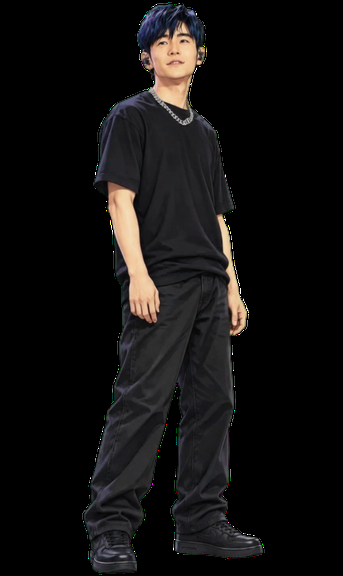
#> input picture assets/walk/frames/side/stand.png, 343 x 576 px
$ python -i station2.py   (imports and definitions only)   (older library calls are emulated)
#> lines starting #> are read from the running program, lines starting #| are printed output that depends on the picture; after the words box and inside, x2 and y2 are one past the last pixel; in counts of white or black regions, pixels touching at a corner belong together
"""第 2 站《爱在西元前》4 小节动画验证。

人物是墙上的一块彩绘高浮雕：和釉砖墙、狮子、砂岩队列共用一张高度图、一束斜阳。
背景长墙一次烘焙，人物所在的局部每帧重新上光（含他投在墙上的影子）。

用法: python3 station2.py <走路帧目录> <站立帧.png> <字体目录> <输出帧目录> [起始帧 结束帧]
"""
import sys, os, glob, numpy as np, cv2
from multiprocessing import Pool
from PIL import Image, ImageDraw, ImageFont
from scipy import ndimage as ndi

# [1 line that did not run here, left out]
W, H = 1920, 1080
# ---------- 节拍（全部由拍换算，不写死秒数） ----------
BPM, FPS = 126.8, 30
BEAT = 60.0 / BPM
BEATS = 16
GAG0, GAG1 = 8.0, 12.0            # 第 3 小节：定格
NF = int(round(BEATS * BEAT * FPS))
LOOP0, LOOPN = 138, 31            # 走路循环在源视频里的起始帧 / 帧数（两步）
FIG_H, SRC_H = 566, 1036.0
SC = FIG_H / SRC_H
STEP = 338 * SC                   # 一步（一拍）镜头走过的像素：按支撑脚后退速度换算
FIG_CX = 800
CAM0 = 40
WW = 4500

def walkbeats(b): return b if b < GAG0 else (GAG0 if b < GAG1 else b - (GAG1 - GAG0))
def cam_at(b): return CAM0 + STEP * walkbeats(b)
GATE_X = cam_at(14.0) + W          # 离场画框在最后 2 拍入画

# ---------- 工具 ----------
def blur(a, s): return cv2.GaussianBlur(a, (0, 0), s)
# [5 lines left out: function fbm, not called in this run]
def hash2(a, b, k=0):
    v = np.sin(a * 127.1 + b * 311.7 + k * 74.7) * 43758.5453
    return (v - np.floor(v)).astype(np.float32)
def pillow(mask, w):
    d = cv2.distanceTransform((mask > 0.5).astype(np.uint8), cv2.DIST_L2, 5)
    t = np.clip(d / w, 0, 1); return 1 - (1 - t) ** 2
def shift(a, dx, dy):
    M = np.float32([[1, 0, dx], [0, 1, dy]])
    return cv2.warpAffine(a, M, (a.shape[1], a.shape[0]), flags=cv2.INTER_LINEAR, borderMode=cv2.BORDER_REPLICATE)
def ease(x): x = np.clip(x, 0, 1); return x * x * (3 - 2 * x)
def back(x):
    x = np.clip(x, 0, 1); c = 1.70158; return 1 + (c + 1) * (x - 1) ** 3 + c * (x - 1) ** 2

# [1 line not run here, left out]
SUN = np.array([1.00, 0.86, 0.64], np.float32) * 1.18
AMB = np.array([0.43, 0.44, 0.58], np.float32)
D2 = Lv[:2] / np.linalg.norm(Lv[:2]); TAN = Lv[2] / np.linalg.norm(Lv[:2])
# [1 line not run here, left out]

# [19 lines left out: function shade, not called in this run]

# ---------- 版面 ----------
Y_CREN, Y_WALL = 214, 258
Y_R1, Y_LION0, Y_LION1, Y_R2 = 268, 304, 536, 572
Y_DADO, Y_GROUND = 642, 830
Y_TOWER = 132
GATE_W, PIER = 640, 170
ARCH_X0, ARCH_X1 = GATE_X + PIER, GATE_X + GATE_W - PIER
ARCH_R = (ARCH_X1 - ARCH_X0) / 2; ARCH_CY = 440
SY0, SY1 = 70, 850                 # 烘焙条带的行范围

def mask_layer(fn, x0, x1, ss=2):
    im = Image.new('L', (int((x1 - x0) * ss), H * ss), 0); fn(ImageDraw.Draw(im), ss, x0)
    return np.asarray(im.resize((int(x1 - x0), H), Image.LANCZOS), np.float32) / 255.0

# [69 lines left out: functions world_layer, lion, bearer, not called in this run]

LS, BS = 1.24, 1.02
LION_X = [x for x in np.arange(-190, WW, 452.0) if x + 300 * LS < GATE_X - 30]
BEAR_X = [x for x in np.arange(-40, WW, 132.0) if x + 100 * BS < GATE_X - 10]
FIG_WX_GAG = cam_at(GAG0) + FIG_CX
FRONT_I = min(range(len(BEAR_X)), key=lambda i: abs(BEAR_X[i] + 48 - (FIG_WX_GAG + 215)))

# [99 lines left out: function build_world, not called in this run]

# ---------- 人物：每个走路帧 → 浮雕高度 + 彩绘底色 ----------
CW, CH, CAX, CBASE = 560, 640, 280, 628

def key(img):
    b, g, r = [img[..., i].astype(np.float32) for i in range(3)]
    a = 1 - np.clip((g - np.maximum(r, b) - 18) / 45, 0, 1); a[:60, :140] = 0
#> after `a[:60, :140] = 0`:
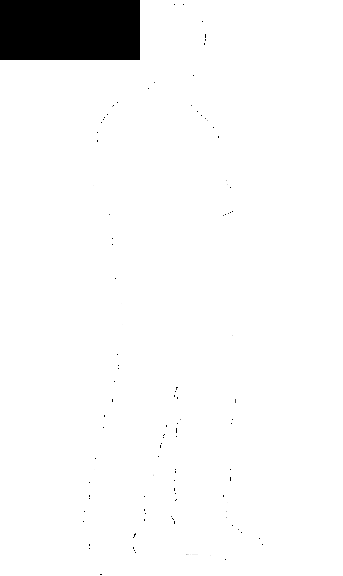
#> a: shape (576, 343) float32; min 0, max 1, mean 0.957
    n, lab, st, _ = cv2.connectedComponentsWithStats((a > 0.5).astype(np.uint8))
#> lab: shape (576, 343) int32; values 0 (black) and 1 (white), 95.7% white; 93 black regions (92 under 20 px), largest, box (x1, y1, x2, y2) and area: (0, 0, 140, 60) 8400
#> n = 2; st = [[0, 0, 263, 575, 8540], [0, 0, 343, 576, 189028]]
    k = 1 + np.argmax(st[1:, 4]); a *= cv2.dilate((lab == k).astype(np.uint8), np.ones((5, 5)))
#> after `k = 1 + np.argmax(st[1:, 4])`: k = 1
    im = img.astype(np.float32); im[..., 1] = np.minimum(im[..., 1], np.maximum(im[..., 0], im[..., 2]) + 4)
#> after `im[..., 1] = np.minimum(im[..., 1], np.maximum(im[..., 0], im[..., 2])`:
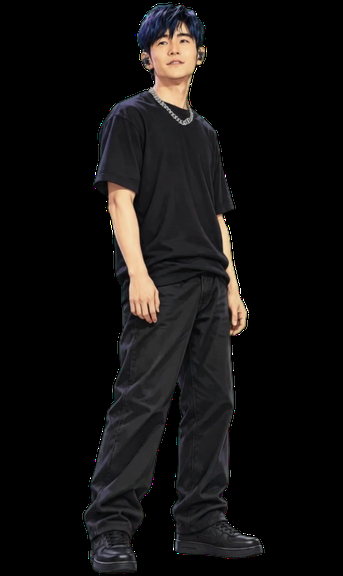
#> im: shape (576, 343, 3) float32; mean B, G, R 16, 16.4, 18
    return im, a

def prep(path, tx=None, find_ear=True):
    im, A = key(cv2.imread(path))
    ys, xs = np.where(A > 0.5); y0, y1 = ys.min(), ys.max(); hh = y1 - y0
#> after `y0, y1 = (ys.min(), ys.max())`: y0 = 0; y1 = 575
#> after `hh = y1 - y0`: hh = 575
    if tx is None:
        tx = np.where(A[y0 + int(.2 * hh):y0 + int(.45 * hh)] > 0.5)[1].mean()
#> tx = 171
    B_, G_, R_ = im[..., 0], im[..., 1], im[..., 2]
    lum = 0.3 * R_ + 0.59 * G_ + 0.11 * B_
    yrel = np.mgrid[0:A.shape[0], 0:A.shape[1]][0].astype(np.float32)
    skin = ((lum > 92) & (R_ - B_ > 18) & (R_ > G_)).astype(np.float32) * (A > 0.5)
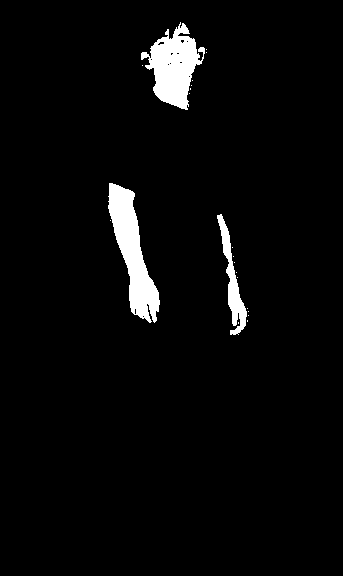
#> skin: shape (576, 343) float32; values 0 (black) and 1 (white), 3.7% white; 21 white regions (18 under 20 px), largest, box (x1, y1, x2, y2) and area: (108, 183, 160, 323) 3183, (141, 22, 205, 110) 2915, (217, 214, 247, 335) 1105
    skin = cv2.morphologyEx(skin, cv2.MORPH_OPEN, np.ones((5, 5)))
#> skin: shape (576, 343) float32; values 0 (black) and 1 (white), 3.4% white; 5 white regions, box (x1, y1, x2, y2) and area: (109, 184, 160, 318) 3089, (150, 26, 198, 109) 2645, (227, 264, 247, 327) 675, (218, 216, 232, 259) 316, (141, 52, 147, 58) 35
    skin = cv2.morphologyEx(skin, cv2.MORPH_CLOSE, cv2.getStructuringElement(cv2.MORPH_ELLIPSE, (11, 11)))
#> skin: shape (576, 343) float32; values 0 (black) and 1 (white), 3.5% white; 3 white regions, box (x1, y1, x2, y2) and area: (109, 184, 160, 318) 3119, (141, 26, 198, 109) 2819, (218, 216, 247, 327) 1040
    # 耳机：头部皮肤里被包住的深色小块
    headz = (yrel < y0 + 150)
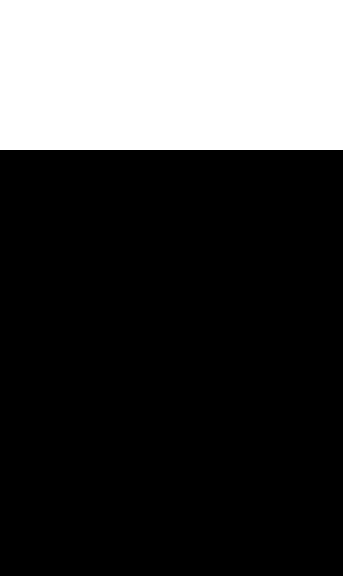
#> headz: shape (576, 343) bool; 26% white; 1 white region, box (x1, y1, x2, y2) and area: (0, 0, 343, 150) 51450
    hole = (ndi.binary_fill_holes(skin > 0.5) & ~(skin > 0.5) & headz).astype(np.uint8)
#> hole: shape (576, 343); every value is 0
    ear = np.zeros_like(A)
    n, lab, st, cen = cv2.connectedComponentsWithStats(hole)
#> lab: shape (576, 343) int32; every value is 0
#> n = 1; st = [[0, 0, 343, 576, 197568]]; cen = [[171, 287.5]]
    if n > 1 and find_ear:
        k = 1 + np.argmax(st[1:, 4])
        if st[k, 4] > 40: cv2.circle(ear, (int(cen[k][0]), int(cen[k][1])), 13, 1.0, -1)
    ear *= (A > 0.5)
    cloth = (A > 0.5) * (1 - skin)
#> cloth: shape (576, 343) float32; values 0 (black) and 1 (white), 92.1% white; 93 black regions (89 under 20 px), largest, box (x1, y1, x2, y2) and area: (0, 0, 140, 60) 8400, (109, 184, 160, 318) 3120, (141, 26, 198, 109) 2820, (218, 215, 247, 327) 1041
    hair = cloth * (yrel < y0 + 150); shoe = cloth * (yrel > y1 - 88)
#> after `hair = cloth * (yrel < y0 + 150)`: hair: shape (576, 343) float32; values 0 (black) and 1 (white), 20.3% white; 1 white region, box (x1, y1, x2, y2) and area: (0, 0, 343, 150) 40201
#> after `shoe = cloth * (yrel > y1 - 88)`: shoe: shape (576, 343) float32; values 0 (black) and 1 (white), 15.3% white; 1 white region, box (x1, y1, x2, y2) and area: (0, 488, 343, 576) 30138
    shirt = cloth * (yrel >= y0 + 150) * (yrel < y0 + 548); pants = cloth * (yrel >= y0 + 548) * (yrel <= y1 - 88)
#> after `shirt = cloth * (yrel >= y0 + 150) * (yrel < y0 + 548)`: shirt: shape (576, 343) float32; values 0 (black) and 1 (white), 66.9% white; 65 black regions (61 under 20 px), largest, box (x1, y1, x2, y2) and area: (0, 0, 343, 150) 51450, (0, 547, 343, 576) 9605, (109, 184, 160, 318) 3120, (218, 215, 247, 327) 1041
    l2 = blur(lum, 2.6); hp = l2 - blur(l2, 9); sd = np.sqrt(blur(hp * hp, 14)) + 4
    det = np.clip(hp / sd, -2, 2) * A
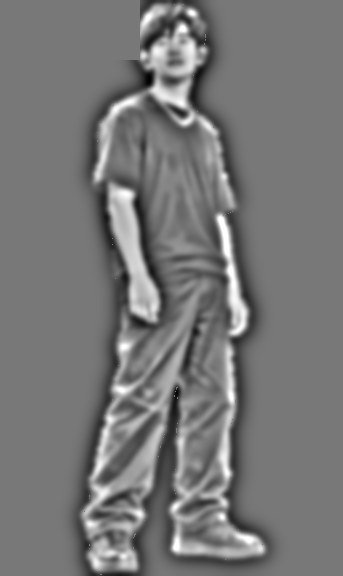
#> det: shape (576, 343) float32; min -1.8, max 2, mean -0.0162; drawn with min black and max white
    out = {}
    M = np.float32([[SC, 0, CAX - tx * SC], [0, SC, CBASE - y1 * SC]])
#> M = [[0.546, 0, 186.6], [0, 0.546, 313.9]]
    for k, v in dict(A=A, skin=skin, hair=hair, shoe=shoe, shirt=shirt, pants=pants, ear=ear, det=det).items():
        out[k] = cv2.warpAffine(v.astype(np.float32), M, (CW, CH), flags=cv2.INTER_AREA)
#> this loop made 8 passes
#> k on passes 1 to 8: 'A', 'skin', 'hair', 'shoe', 'shirt', 'pants', 'ear', 'det'
#> after the loop, out = 8 items
    P = out; fa = np.clip(P['A'], 0, 1); fm = (fa > 0.5).astype(np.float32)
#> after `P = out`: P = 8 items
#> after `fm = (fa > 0.5).astype(np.float32)`: fm: shape (640, 560) float32; values 0 (black) and 1 (white), 15.7% white; 1 white region, box (x1, y1, x2, y2) and area: (187, 314, 374, 629) 56367
    cy, cx = np.mgrid[0:CH, 0:CW].astype(np.float32)
    c1, c2 = cx / 9.0, cy / 8.0; rowc = np.floor(c2); cxs = c1 + (rowc % 2) * 0.5
    cd = np.hypot(cxs - np.floor(cxs) - 0.5, (c2 - rowc - 0.5) * 1.05)
    curls = np.clip(1 - cd / 0.5, 0, 1) ** 0.6; ring = np.clip(1 - np.abs(cd - 0.22) / 0.09, 0, 1)
#> after `curls = np.clip(1 - cd / 0.5, 0, 1) ** 0.6`:
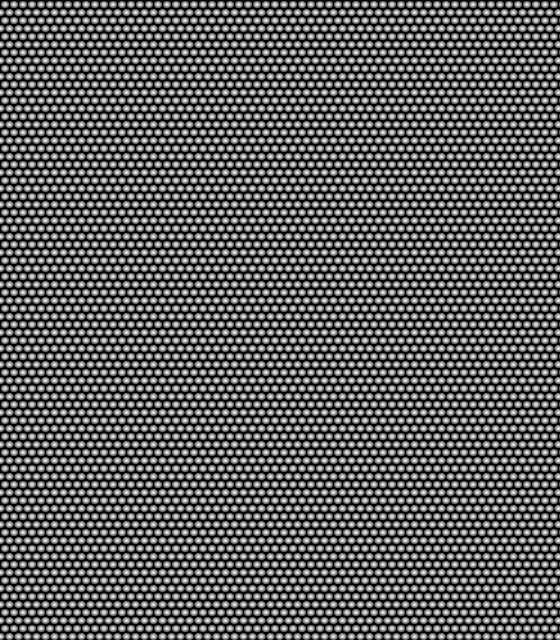
#> curls: shape (640, 560) float32; min 0, max 1, mean 0.359
    dist = cv2.distanceTransform(fm.astype(np.uint8), cv2.DIST_L2, 5)
    Hf = pillow(fm, 16) * 21 + np.clip(dist / 46, 0, 1) * 6
    Hf += pillow(P['skin'], 7) * 2.6 + pillow(P['hair'], 5) * 2.2 + P['hair'] * (curls * 1.15 - ring * 0.6)
#> call 3 of pillow, with w = 5
#> in pillow (call 3), `t = np.clip(d / w, 0, 1)`:
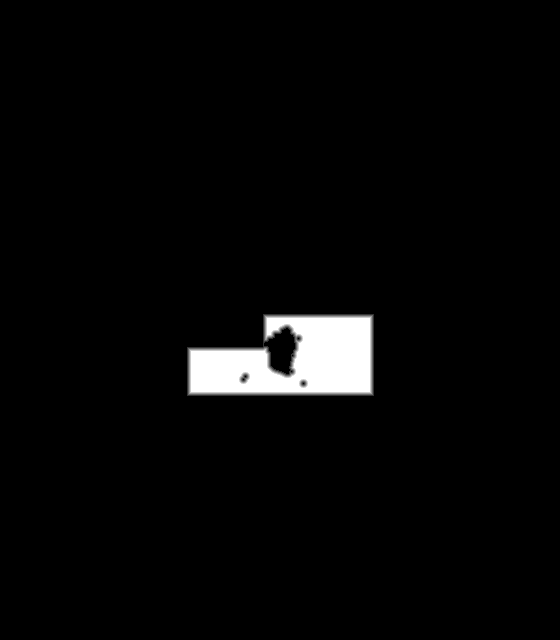
#> t: shape (640, 560) float32; min 0, max 1, mean 0.0295
    Hf += pillow(P['shoe'], 5) * 1.6 + P['det'] * 1.5 * (1 - P['hair'])
    lab = ((P['skin'] > .5) * 1 + (P['hair'] > .5) * 2 + (P['shirt'] > .5) * 3 + (P['pants'] > .5) * 4 + (P['shoe'] > .5) * 5).astype(np.uint8)
    k3 = np.ones((3, 3), np.uint8)
    edge = (cv2.dilate(lab, k3) != cv2.erode(lab, k3)) & (cv2.erode(fm, np.ones((5, 5), np.uint8)) > 0)
    Hf -= blur(edge.astype(np.float32), 1.1) * 3.2
    Hf = blur(Hf, 0.8) * fm
    fstone = np.array([222, 188, 136], np.float32) / 255
#> fstone = [0.871, 0.737, 0.533]
    pig = {'skin': ([206, 138, 92], 0.80), 'hair': ([24, 21, 30], 0.95), 'shirt': ([244, 232, 204], 0.88),
           'pants': ([92, 56, 44], 0.90), 'shoe': ([52, 38, 36], 0.92)}
    edge_wear = np.clip(1 - dist / 5.0, 0, 1)
    falb = np.broadcast_to(fstone, (CH, CW, 3)).copy()
    for k, (c, op) in pig.items():
        keep = np.clip(op - 0.45 * edge_wear - 0.10 * np.clip(P['det'], 0, 2), 0, 1)
        falb = falb * (1 - (P[k] * keep)[..., None]) + (np.array(c, np.float32) / 255) * (P[k] * keep)[..., None]
    red = np.array([196, 46, 34], np.float32) / 255
#> red = [0.769, 0.18, 0.133]
    falb = falb * (1 - P['ear'][..., None]) + red * P['ear'][..., None]
    return dict(fa=fa, Hf=Hf, falb=falb)

# ---------- HUD：泥板 ----------
def font(n, s): return ImageFont.truetype(os.path.join(FONT, n), s)
F_CN = lambda s: font('chinese-simplified-900-normal.ttf', s)
F_IT = lambda s: ImageFont.truetype('/usr/share/fonts/truetype/liberation/LiberationSerif-Italic.ttf', s)
F_NUM = lambda s: font('latin-700-normal.ttf', s)
PAD = 30

# [71 lines left out: functions tablet, title_fn, song_fn, tape_fn_at, put, not called in this run]

# ---------- 全局烘焙 ----------
G = {}

# [85 lines left out: functions bake, crop_world, not called in this run]

PX0, PX1, PY0, PY1 = FIG_CX - 380, FIG_CX + 380, 150, 848
yyS, xxS = np.mgrid[0:H, 0:W].astype(np.float32)

# [101 lines left out: function render, not called in this run]

# [10 lines not run here, left out]

>>> result = prep('../../assets/walk/frames/side/stand.png')
#> result = 3 items
